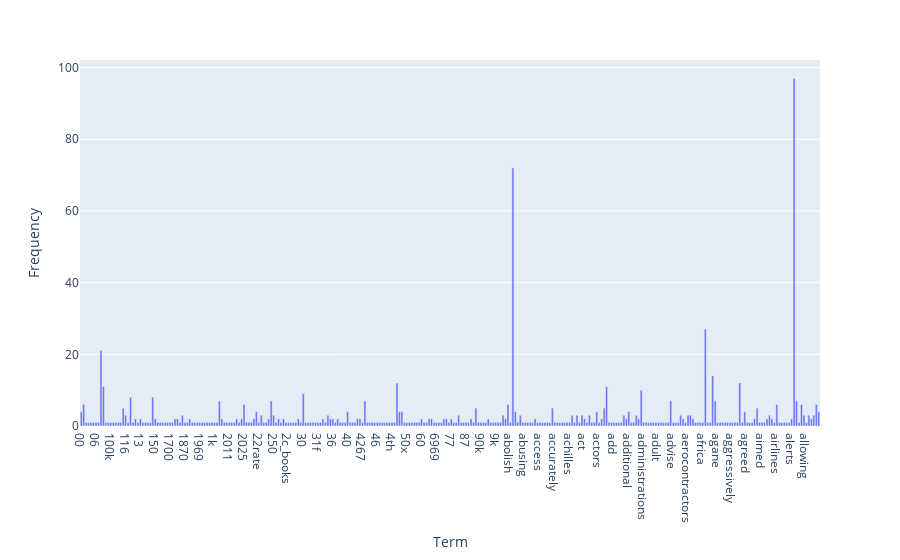

The notebook cell this image was saved under:
### Code cell
## exercise12: use plotly to plot the frequency of the top 300 terms in the whole document
term_frequencies = np.asarray(X_counts.sum(axis=0))[0]

fig = px.bar(x=count_vect.get_feature_names_out()[:300], 
              y=term_frequencies[:300],
             labels={'x': 'Term', 'y': 'Frequency'})
fig.show()

### Figure 1 — Plotly figure (JSON) as saved in the notebook; plotly's stock layout.template omitted (floating-point values rounded to 4 significant figures; data arrays with more than 128 entries replaced by an {"elided": "..."} marker saying what was removed)
{"data": [{"hovertemplate": "Term=%{x}<br>Frequency=%{y}<extra></extra>", "legendgroup": "", "marker": {"color": "#636efa", "pattern": {"shape": ""}}, "name": "", "orientation": "v", "showlegend": false, "textposition": "auto", "type": "bar", "x": {"elided": "300 str values"}, "xaxis": "x", "y": {"elided": "300 int values"}, "yaxis": "y"}], "layout": {"barmode": "relative", "legend": {"tracegroupgap": 0}, "margin": {"t": 60}, "xaxis": {"anchor": "y", "domain": [0, 1], "title": {"text": "Term"}}, "yaxis": {"anchor": "x", "domain": [0, 1], "title": {"text": "Frequency"}}}}
